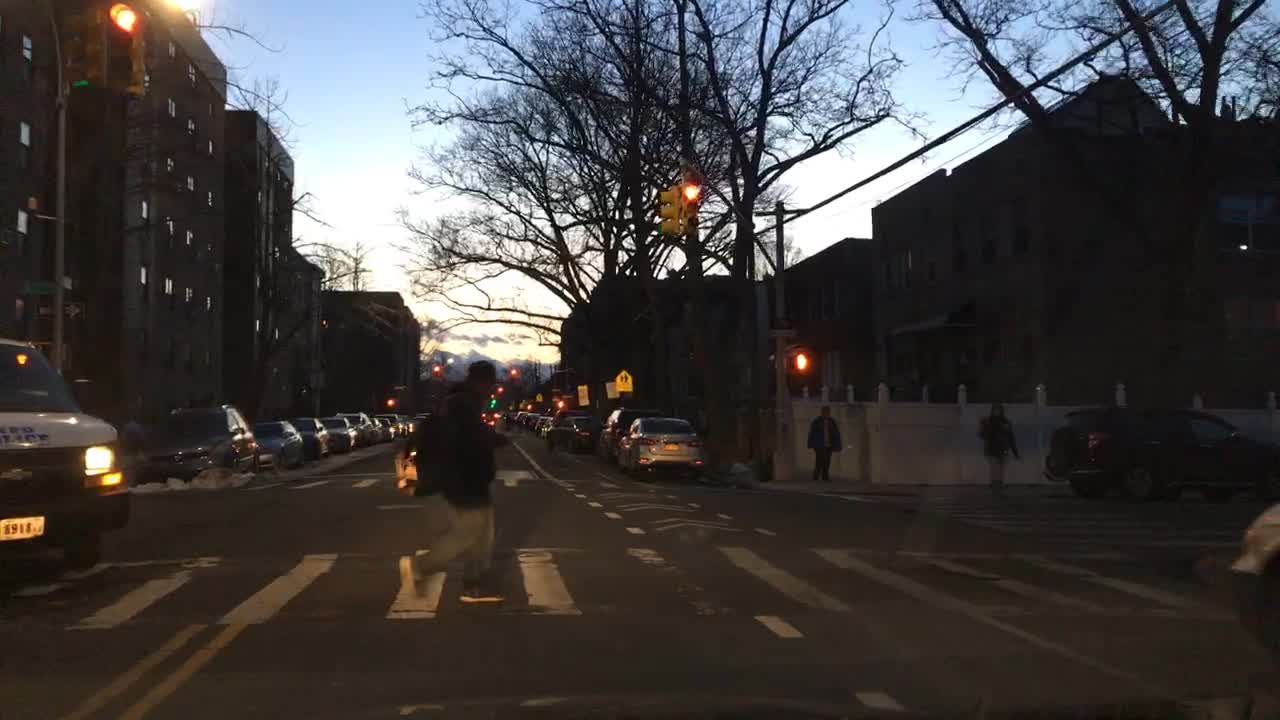
#> input picture Internship/test.jpg, 1280 x 720 px
$ python main.py
#> lines starting #> are read from the running program, lines starting #| are printed output that depends on the picture
import cv2
import numpy as np
import matplotlib.pyplot as plt

def gaussian_surround(image, sigma):
    return cv2.GaussianBlur(image, (0, 0), sigma)

def single_scale_retinex(image, sigma):
    image = image.astype(np.float32) + 1.0  # Avoid log(0)
    gaussian_blur = gaussian_surround(image, sigma)
    retinex = np.log(image) - np.log(gaussian_blur + 1.0)
    return retinex

def apply_ssr(image, sigma=30):
    result = np.zeros_like(image, dtype=np.float32)
    for i in range(3):  # Assuming RGB image
        result[:, :, i] = single_scale_retinex(image[:, :, i], sigma)
    # Normalize to 0-255 for display
    result = cv2.normalize(result, None, 0, 255, cv2.NORM_MINMAX)
    return np.uint8(result)

img = cv2.imread('test.jpg')  # Replace with your frame from vehicle
#> img is the input picture: shape (720, 1280, 3); mean B, G, R 64.5, 65.1, 67.9
img = cv2.cvtColor(img, cv2.COLOR_BGR2RGB)

enhanced_img = apply_ssr(img, sigma=30)
#> the loop in apply_ssr, `for i in range(3):` made 3 passes
#> pass 1, in single_scale_retinex, `image = image.astype(np.float32) + 1.0`:
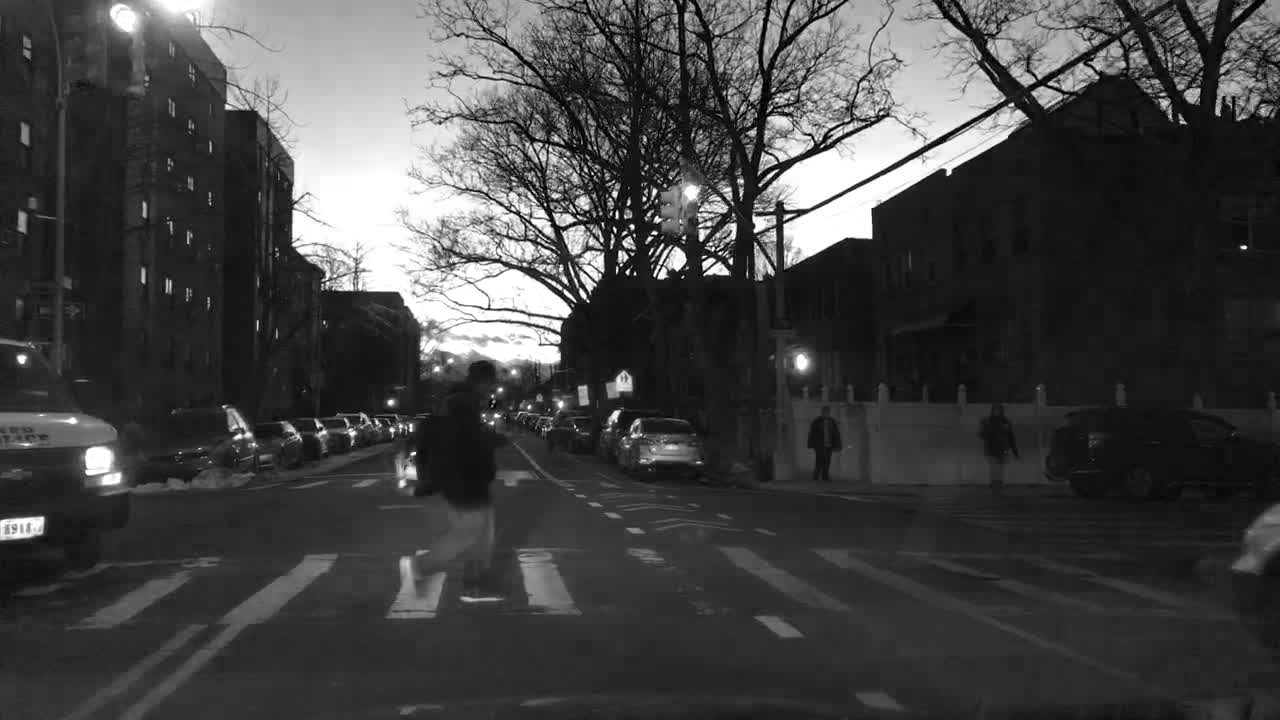
#> image: shape (720, 1280) float32; min 1, max 256, mean 68.9; drawn with min black and max white
#> pass 1, in single_scale_retinex, `gaussian_blur = gaussian_surround(image, sigma)`:
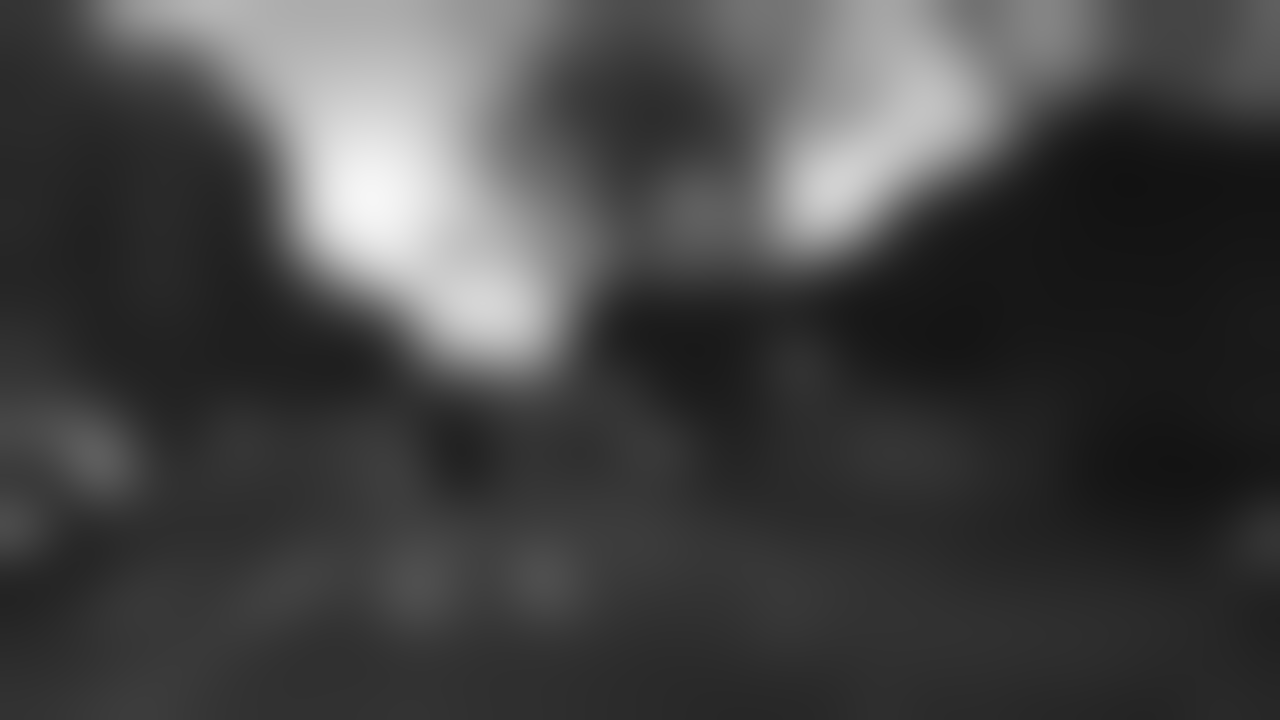
#> gaussian_blur: shape (720, 1280) float32; min 18.8, max 246.4, mean 68.9
#> pass 1, in single_scale_retinex, `retinex = np.log(image) - np.log(gaussian_blur + 1.0)`:
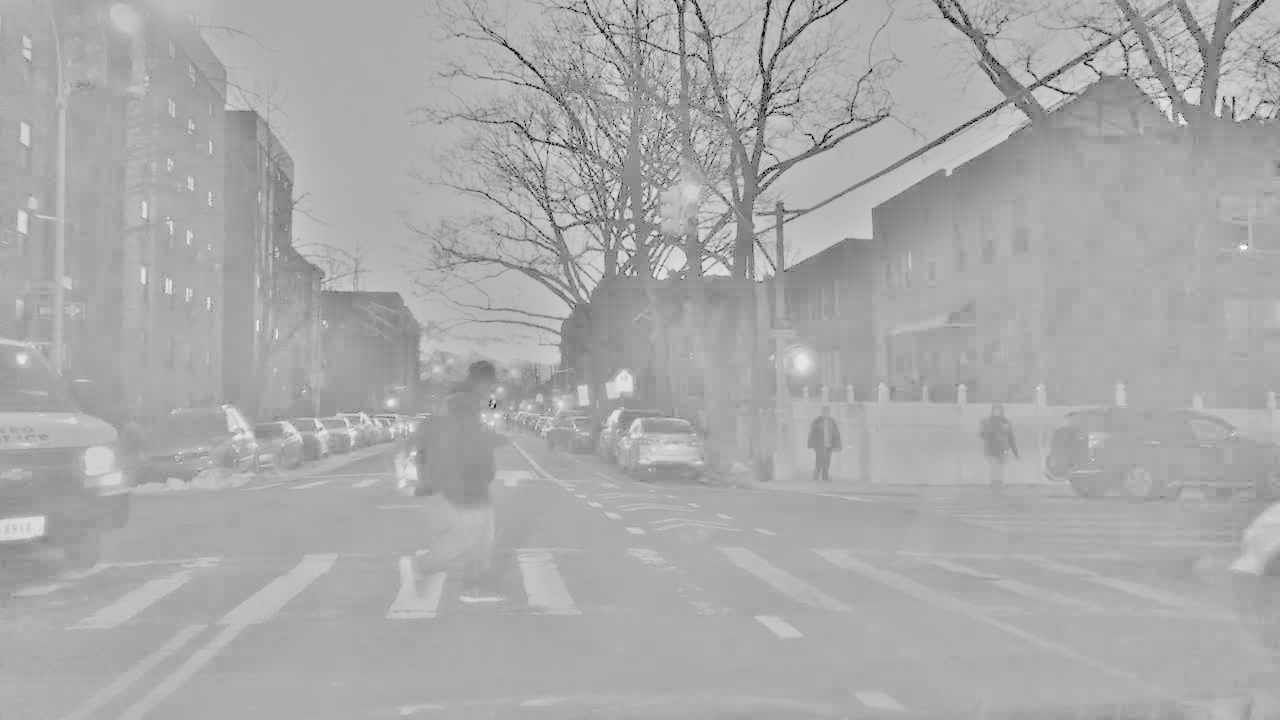
#> retinex: shape (720, 1280) float32; min -5.23, max 2.39, mean -0.145; drawn with min black and max white
#> pass 2, in single_scale_retinex (call 2), `image = image.astype(np.float32) + 1.0`:
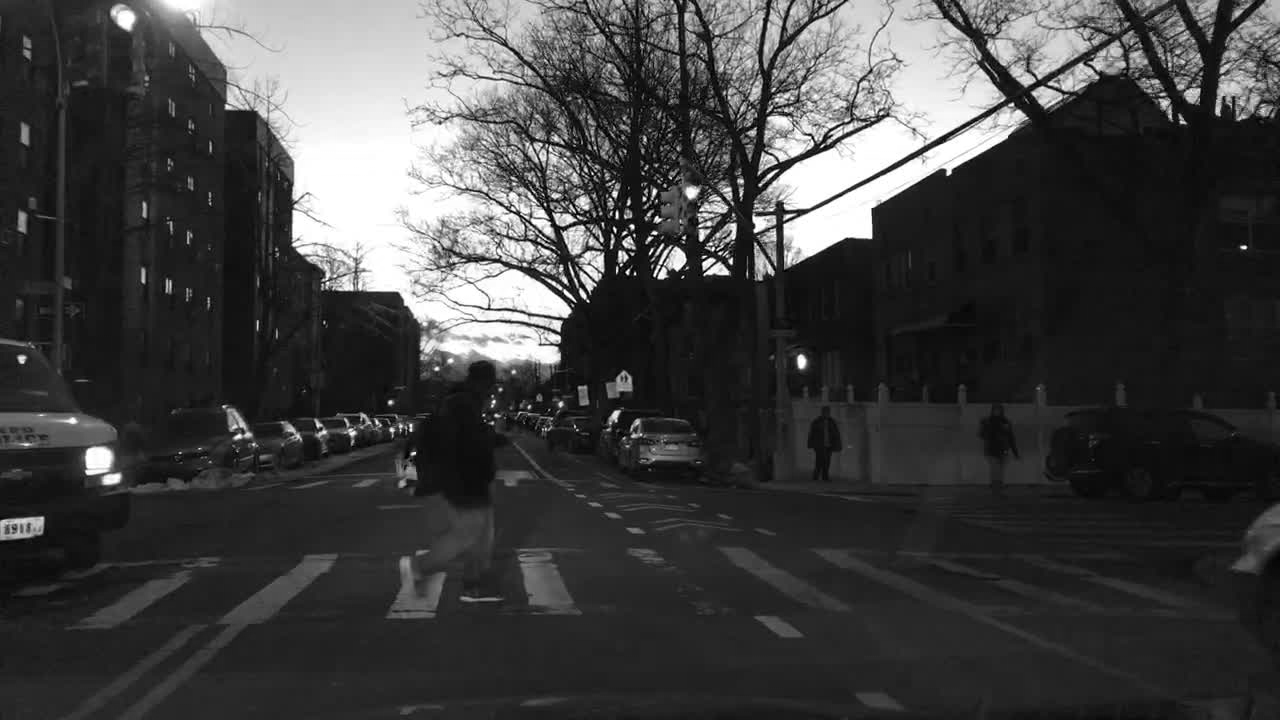
#> image: shape (720, 1280) float32; min 1, max 256, mean 66.1; drawn with min black and max white

plt.figure(figsize=(12, 5))
plt.subplot(1, 2, 1)
plt.imshow(img)
plt.title("Original")
plt.axis("off")

plt.subplot(1, 2, 2)
plt.imshow(enhanced_img)
plt.title("SSR Enhanced")
plt.axis("off")
plt.show()

$ run again, with Internship/SSR.jpg copied over Internship/test.jpg
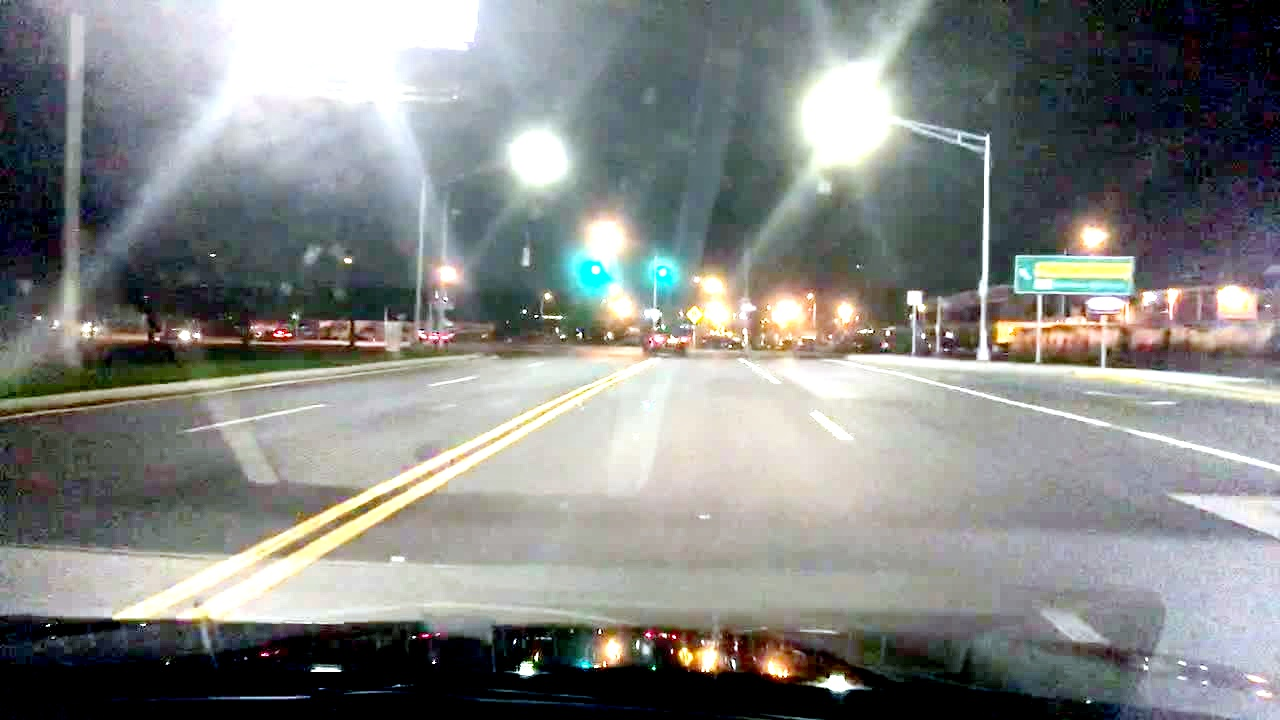
#> input picture Internship/SSR.jpg, 1280 x 720 px
#> img is the input picture: shape (720, 1280, 3); mean B, G, R 132.2, 134, 131.8
#> the loop in apply_ssr, `for i in range(3):` made 3 passes
#> pass 1, in single_scale_retinex, `gaussian_blur = gaussian_surround(image, sigma)`:
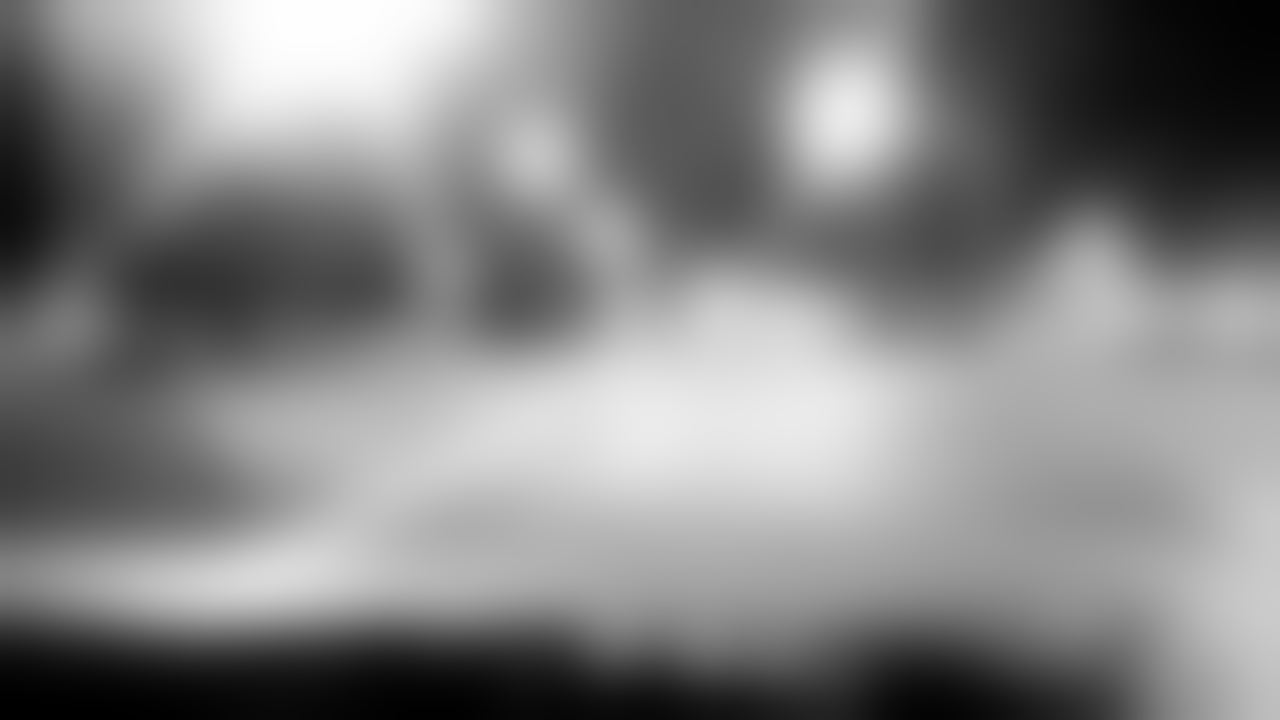
#> gaussian_blur: shape (720, 1280) float32; min 1.65, max 255.9, mean 132.8; drawn with min black and max white
#> in apply_ssr, `return np.uint8(result)`:
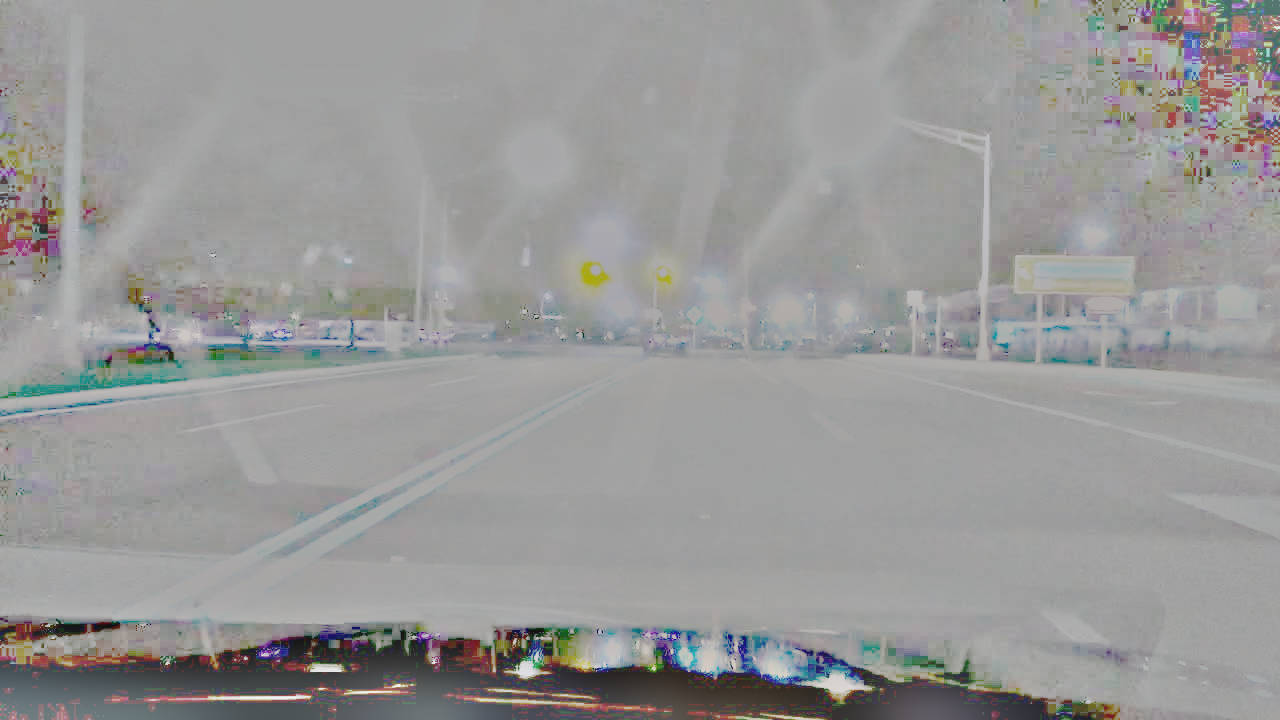
#> returned value: shape (720, 1280, 3); mean of channels 0, 1, 2 151.6, 152.1, 152.4; drawn as B, G, R
